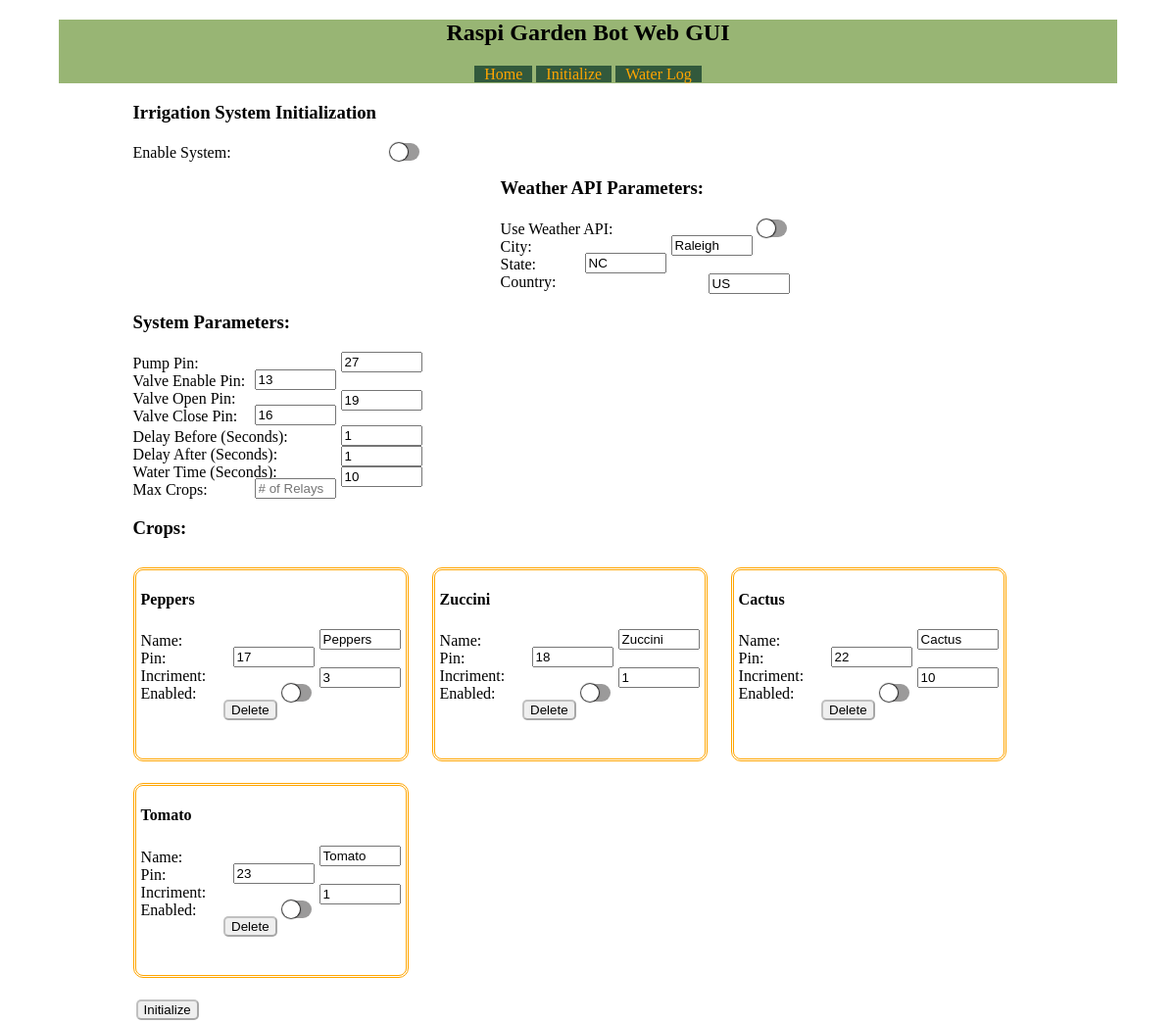
Page /initialize (signed in) on the committed database.
### tables this page shows
CREATE TABLE system_params(
	id smallint primary key default (abs(random()) % 8999 + 1000),
	param text not null,
	val_string text default null,
	val_num int default null,
	val_bool boolean default null,
	unique(param)
	);

CREATE TABLE crops(
	id smallint primary key default (abs(random()) % 8999 + 1000),
	enabled boolean not null default 0,
	crop text not null,
	pin tinyint not null check (pin >= 0 and pin <=40),
	rain_inc tinyint not null default 1 check (rain_inc >= 1 and rain_inc <= 31),
	"date" date not null,
	"time" time not null,
	unique(crop, pin)
	);

### FlaskStart.py (the view)
@app.route("/initialize", methods=['GET', 'POST'])
def initialize():
	if 'user' not in session:
		return redirect(url_for('login'))
	data = {
		'api_city' : sqlSelectQuery('select val_string from system_params where param = ?', ('api_city',))[0],
		'api_country' : sqlSelectQuery('select val_string from system_params where param = ?', ('api_country',))[0],
		'api_state' : sqlSelectQuery('select val_string from system_params where param = ?', ('api_state',))[0],
		'delay_after' : sqlSelectQuery('select val_num from system_params where param = ?', ('delay_after',))[0],
		'delay_before' : sqlSelectQuery('select val_num from system_params where param = ?', ('delay_before',))[0],
		'last_rain' : sqlSelectQuery('select val_num from system_params where param = ?', ('last_rain',))[0],
		'max_crops' : sqlSelectQuery('select val_num from system_params where param = ?', ('max_crops',))[0],
		'pump_pin' : sqlSelectQuery('select val_num from system_params where param = ?', ('pump_pin',))[0],
		'valve_close_pin' : sqlSelectQuery('select val_num from system_params where param = ?', ('valve_close_pin',))[0],
		'valve_enable_pin' : sqlSelectQuery('select val_num from system_params where param = ?', ('valve_enable_pin',))[0],
		'valve_open_pin' : sqlSelectQuery('select val_num from system_params where param = ?', ('valve_open_pin',))[0],
		'system_enable' : bool(sqlSelectQuery('select val_num from system_params where param = ?', ('system_enable',))[0]),
		'use_api' : bool(sqlSelectQuery('select val_num from system_params where param = ?', ('use_api',))[0]),
		'water_time' : sqlSelectQuery('select val_num from system_params where param = ?', ('water_time',))[0],
		'crop_data': sqlSelectQuery('select id, enabled, crop, pin, rain_inc from crops', fetchall=True)
	}
	navURL = getNavURL()
	styles = getStyles()
	addButton = False
	if request.method == 'POST':
		tempData = {
			'api_city': str(request.form['api_city']),
			'api_country': str(request.form['api_country']),
			'api_state': str(request.form['api_state']),
			'delay_before': int(request.form['delay_before']),
			'delay_after': int(request.form['delay_after']),
			'last_rain': data['last_rain'],
			'max_crops': int(request.form['max_crops']),
			'pump_pin': int(request.form['pump_pin']),
			'valve_enable_pin': int(request.form['valve_enable_pin']),
			'valve_open_pin': int(request.form['valve_open_pin']),
			'valve_close_pin': int(request.form['valve_close_pin']),
			'system_enable': bool(request.form.get('system_enable', False)),
			'use_api': bool(request.form.get('use_api', False)),
			'water_time': int(request.form['water_time']),
			'crop_data': []
		}
		crop_names = request.form.getlist('crop')
		crop_pins = request.form.getlist('crop_pin')
		crop_rain_incs = request.form.getlist('crop_rain_inc')
		crop_enabled_list = []
		for crop in crop_names:
			crop_enabled_list.append(request.form.get(f'crop_enable_{crop}', False))
		for key in request.form.keys():
			if key.startswith('cropDel_'):
				del_crop_name = key.split('_')[1]
				for i in range(len(crop_names)):
					crop_temp = (sqlSelectQuery('select id from crops where crop = ?', (crop_names[i],))[0],
						crop_names[i], int(crop_pins[i]), int(crop_rain_incs[i]), bool(crop_enabled_list[i]))
					if crop_temp[0] != del_crop_name:
						tempData['cropData'].append(crop_temp)
				if len(tempData['crop_data']) < tempData['max_crops']:
					addButton = True
				return render_template('initialize.html', navurl=navURL, styles=styles, data=tempData, addButton=addButton)
			elif key == 'cropAdd':
				counter = 0
				for i in range(len(crop_names)):
					crop_temp = (sqlSelectQuery('select id from crops where crop = ?', (crop_names[i],))[0],
						crop_names[i], int(crop_pins[i]), int(crop_rain_incs[i]), bool(crop_enabled_list[i]))
					counter = i + 1
					tempData['crop_data'].append(crop_temp)
				empty = (counter + 1, 0, 0, False)
				tempData['crop_data'].append(empty)
				if len(tempData['crop_data']) < tempData['max_crops']:
					addButton = True
				return render_template('initialize.html', navurl=navURL, styles=styles, sectData=tempData, addButton=addButton)
			elif key == 'cropInit':
				if crop_names:
					crop_names_join = ','.join(crop_names)
					sqlModifyQuery(f'delete from crops where crop not in ({crop_names_join})')
				for i in range(len(crop_names)):
					if not sqlSelectQuery('select count(*) from crops where crop = ?', (crop_names[i],)):
						insert_crop = (crop_enabled_list[i], crop_names[i], crop_pins[i], crop_rain_incs[i], str(date.today()), str(datetime.now().time()))
						sqlModifyQuery(f'insert into crops (enabled, crop, pin, rain_inc, "date", "time") values {insert_crop}')
					else:
						crop_tuple = (crop_enabled_list[i], crop_names[i], crop_pins[i], crop_rain_incs[i], crop_names[i])
						sqlModifyQuery(f'update crops set enabled = ?, crop = ?, pin = ?, rain_inc = ? where crop = ?')
					crop_temp = (sqlSelectQuery('select id from crops where crop = ?', (crop_names[i],))[0],
						crop_names[i], int(crop_pins[i]), int(crop_rain_incs[i]), bool(crop_enabled_list[i]))
					tempData['crop_data'].append(crop_temp)
				if len(tempData['crop_data']) < tempData['max_crops']:
					addButton = True
				return redirect(url_for('.initialize'))
		if len(data['crop_data']) < sectData['max_crops']:
			addButton = True
		return render_template('initialize.html', navurl=navURL, styles=styles, data=data, addButton=addButton)
	else:
		if len(data['crop_data']) < data['max_crops']:
			addButton = True
		return render_template('initialize.html', navurl=navURL, styles=styles, data=data, addButton=addButton)

### FlaskStart.py (called while the page is built)
def getNavURL():
	navURL = {'index': url_for('.index'),
		'init': url_for('.initialize'),
		'waterLog': url_for('.waterLog')
	}
	return navURL

def getStyles():
	styles = url_for('static', filename='styles.css')
	return styles

def sqlSelectQuery(query, query_params = None, fetchall = False):
	conn = sqlite3.connect(dbPath)
	cur = conn.cursor()
	if query_params is not None:
		cur.execute(query, query_params)
	else:
		cur.execute(query)
	result = None
	if fetchall:
		result = cur.fetchall()
	else:
		result = cur.fetchone()
	conn.close()
	return result

### templates/initialize.html (shortened to what this page needs)
<!DOCTYPE html>
<html lang="en">
<head>
	<link rel="stylesheet" href={{styles}}>
</head>
<body>
<section name="centerContent">
<div name="topBar">
	<h1>Raspi Garden Bot Web GUI</h1>
	<nav>
		<a href={{navurl['index']}}>Home</a>
		<a href={{navurl['init']}}>Initialize</a>
		<a href={{navurl['waterLog']}}>Water Log</a>
	</nav>
</div>
<div name="Sectors">
	<h3>Irrigation System Initialization</h3>
	<p id="initContent">
	<form name="sector" class="sectForm" method="POST">
	<section class="initForm" name="initTop">
		<div>
		{%if data['system_enable']%}
		<p>Enable System: </p>
		<label class="switch">
			<input type="checkbox" class="initForm" name="system_enable" value="True" checked>
			<span class="slider"></span>
		</label></br>
		{%else%}
		<p>Enable System: </p>
		<label class="switch">
			<span class="slider"></span>
		</label></br>
		{%endif%}
		</div></br>
		<div>
		<h3>Weather API Parameters:</h3>
		{%if data['use_api']%}
		<p>Use Weather API: </p>
		<label class="switch">
			<input type="checkbox" class="initForm" name="use_api" value="True" checked>
			<span class="slider"></span>
		</label></br>
		{%else%}
		<p>Use Weather API: </p>
		<label class="switch">
			<span class="slider"></span>
		</label></br>
		{%endif%}
		<p>City: </p><input type="text" class="initForm" name="api_city" placeholder="city name" value={{data['api_city']}}></br>
		<p>State: </p><input type="text" class="initForm" name="api_state" placeholder="ex: NC, AZ" value={{data['api_state']}}></br>
		<p>Country: </p><input type="text" class="initForm" name="api_country" placeholder="ex: US, UK" value={{data['api_country']}}>
		</div>
		<div>
		<h3>System Parameters:</h3>
		<p>Pump Pin: </p><input type="text" class="initForm" name="pump_pin" placeholder="GPIO Pin #" value={{data['pump_pin']}}></br>
		<p>Valve Enable Pin: </p><input type="text" class="initForm" name="valve_enable_pin" placeholder="GPIO Pin #" value={{data['valve_enable_pin']}}></br>
		<p>Valve Open Pin: </p><input type="text" class="initForm" name="valve_open_pin" placeholder="GPIO Pin #" value={{data['valve_open_pin']}}></br>
		<p>Valve Close Pin: </p><input type="text" class="initForm" name="valve_close_pin" placeholder="GPIO Pin #" value={{data['valve_close_pin']}}></br>
		<p>Delay Before (Seconds): </p><input type="text" class="initForm" name="delay_before" placeholder="Seconds" value={{data['delay_before']}}></br>
		<p>Delay After (Seconds): </p><input type="text" class="initForm" name="delay_after" placeholder="Seconds" value={{data['delay_after']}}></br>
		<p>Water Time (Seconds): </p><input type="text" class="initForm" name="water_time" placeholder="Seconds" value={{data['water_time']}}></br>
		<p>Max Crops: </p><input type="text" class="initForm" name="max_crops" placeholder="# of Relays" value={{data['max_sectors']}}>
		</div>
	</section></br>
	<section class="initForm" name="initSectList">
		<h3>Crops:</h3>
		{%for crop in data['crop_data']%}
		<div>
			<h4>{{crop[2]}}</h4>
			<p>Name: </p><input type="text" class="initForm" name="crop" placeholder="Sector ID" value={{crop[2]}}></br>
			<p>Pin: </p><input type="text" class="initForm" name="crop_pin" placeholder="GPIO Pin #" value={{crop[3]}}></br>
			<p>Incriment: </p><input type="text" class="initForm" name="crop_rain_inc" placeholder="Rain Incriment" value={{crop[4]}}></br>
			{%if crop[1]%}
			<p>Enabled: </p>
			<label class="switch">
				<input type="checkbox" class="initForm" name="crop_enable_{{crop[1]}}" value="True" checked>
				<span class="slider"></span>
			</label></br>
			{%else%}
			<p>Enabled: </p>
			<label class="switch">
				<span class="slider"></span>
			</label></br>
			{%endif%}
			<input type="submit" class="initForm" id="btnDelete" name="cropDel_{{crop[1]}}" value="Delete">
		</div>
		{%endfor%}
	</section>
	</br></br><input type="submit" class="mainForm" id="btnInit" name="cropInit" value="Initialize">
	</form>
	</p>
</div>
</section>
</body>
</html>

### static/styles.css (style rules this page uses)
[name="centerContent"] { max-width: 1080px; margin: auto; }
body { font-family: Papyrus; }
[name="Sectors"] { margin-left:7%; }
[class="initForm"] input { float: right; margin-right: 5px; max-width: 75px; }
.switch { position: relative; float: right; display: inline-block; width: 30px; height: 24px; margin-right: 8px; }
.slider { position: absolute; cursor: pointer; top: 2px; left: 0; right: 0; bottom: 4px; background-color: #9b9a9a; -webkit-transition: .4s; transition: .4s; border-radius: 12px; }
.slider:before { position: absolute; content: ""; height: 18px; width: 18px; left: 0px; bottom: 0px; background-color: white; -webkit-transition: .4s; transition: .4s; border-radius: 50%; box-shadow: 0px 0px 1px 1px rgb(0 0 0 / 80%); }
[class="sectForm"] { float: left; max-width: px; }
[class="sectForm"] p { float: left; max-height: 0px; margin-top: 3px; margin-bottom: 3px; text-align: left; }
[class="sectForm"] [class="initForm"] { max-width: px; text-align: left; }
[class="sectForm"] [name="initTop"] div { float: left; min-width: 300px; max-height: px; text-align: left; padding-right: 75px; }
[class="sectForm"] [name="initSectList"] { float: left; min-width: 300px; max-height: px; text-align: left; padding-right: 75px; }
[class="sectForm"] [name="initSectList"] div { float: left; min-width: 275px; min-height: 192.5px; text-align: left; margin-top: 10px; margin-right: 24px; margin-bottom:12px; border-style:double; border-color:rgb(255 165 0); border-radius: 10px; }
[class="sectForm"] [name="initSectList"] h4 { margin-left: 5px; }
[class="sectForm"] [name="initSectList"] p { margin-left: 5px; }
[class="sectForm"] [name="initSectList"] [id="btnDelete"] { margin-bottom:5px; min-width: 50px; border-radius:5px; border-color: rgb(0 0 0 / 30%); }
[class="sectForm"] [id="btnInit"] { margin-top: 15%; margin-left: 37%; min-width: 50px; border-radius:5px; border-color: rgb(0 0 0 / 30%); }
[class="sectForm"] [class="mainForm"] { float: left; margin: 3px; margin-top: 10px; }
[name="topBar"] { background-color: #98b574; }
[name="topBar"] h1 { text-align: center; }
[name="topBar"] nav { text-align: center; }
[name="topBar"] nav a { padding-left: 10px; padding-right: 10px; background-color: #32593c; text-decoration: none; color: orange; }

### rows in the picture
system_params: api_city "Raleigh"
system_params: api_state "NC"
system_params: api_country "US"
crops: crop "Peppers", crop_pin "17", crop_rain_inc "3"
crops: crop "Zuccini", crop_pin "18", crop_rain_inc "1"
crops: crop "Cactus", crop_pin "22", crop_rain_inc "10"
crops: crop "Tomato", crop_pin "23", crop_rain_inc "1"
